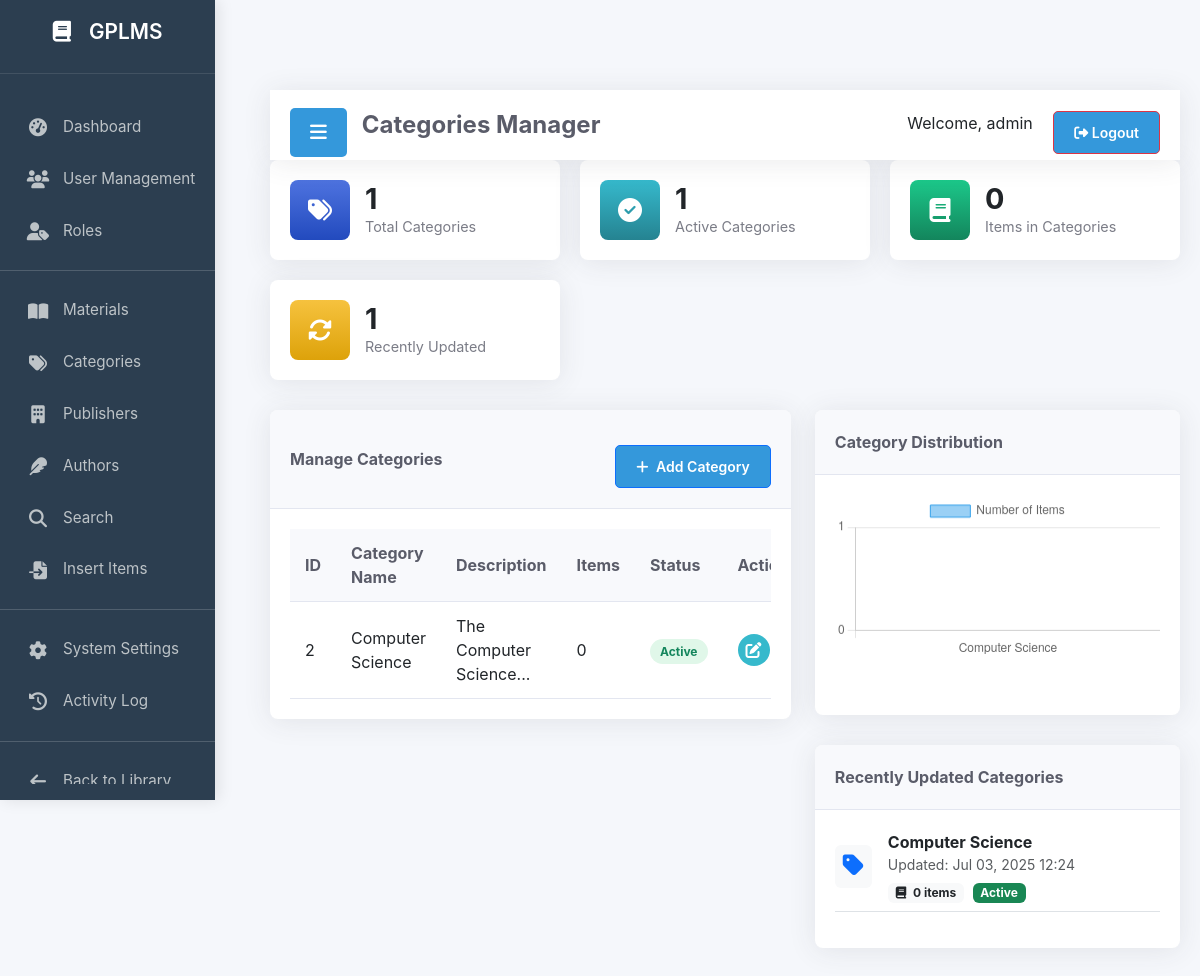
The app's page /src/main/categories-manager.php (signed in) with its own data.
### tables this page shows
CREATE TABLE `categories` (
  `category_id` int NOT NULL AUTO_INCREMENT,
  `name` varchar(255) NOT NULL,
  `description` text,
  `status` enum('active','inactive') NOT NULL DEFAULT 'active',
  `last_modified` timestamp NULL DEFAULT CURRENT_TIMESTAMP ON UPDATE CURRENT_TIMESTAMP,
  PRIMARY KEY (`category_id`),
  UNIQUE KEY `name` (`name`)
);

### src/conf/translation.php (called while the page is built, shortened)
<?php
$default_language = 'EN';
$lang = $translations[$default_language] ?? $translations['EN'];
?>

### src/main/categories-manager.php (the view, shortened to what this page needs)
<?php
require_once '../conf/config.php';
require_once '../conf/translation.php';
try {
    $pdo->query("SELECT status FROM categories LIMIT 1");
} catch (PDOException $e) {
    $pdo->exec("ALTER TABLE categories
                ADD COLUMN description TEXT AFTER name,
                ADD COLUMN status ENUM('active', 'inactive') NOT NULL DEFAULT 'active',
                ADD COLUMN last_modified TIMESTAMP DEFAULT CURRENT_TIMESTAMP ON UPDATE CURRENT_TIMESTAMP");
}
$categories = $pdo->query("
    SELECT c.*, COUNT(li.item_id) AS item_count
    FROM categories c
    LEFT JOIN library_items li ON c.category_id = li.category_id
    GROUP BY c.category_id
")->fetchAll();
$edit_category = null;
$stats = [
    'total_categories' => $pdo->query("SELECT COUNT(*) FROM categories")->fetchColumn(),
    'active_categories' => $pdo->query("SELECT COUNT(*) FROM categories WHERE status = 'active'")->fetchColumn(),
    'items_in_categories' => $pdo->query("SELECT COUNT(*) FROM library_items WHERE category_id IS NOT NULL")->fetchColumn(),
    'recently_updated' => $pdo->query("SELECT COUNT(*) FROM categories WHERE last_modified >= DATE_SUB(NOW(), INTERVAL 7 DAY)")->fetchColumn()
];
$category_distribution = $pdo->query("
    SELECT c.name, COUNT(li.item_id) AS count
    FROM categories c
    LEFT JOIN library_items li ON c.category_id = li.category_id
    GROUP BY c.category_id
    ORDER BY count DESC
    LIMIT 5
")->fetchAll(PDO::FETCH_KEY_PAIR);
$recently_updated = $pdo->query("
    SELECT c.*, COUNT(li.item_id) AS item_count
    FROM categories c
    LEFT JOIN library_items li ON c.category_id = li.category_id
    WHERE c.last_modified >= DATE_SUB(NOW(), INTERVAL 7 DAY)
    GROUP BY c.category_id
    ORDER BY c.last_modified DESC
    LIMIT 5
")->fetchAll();
?>
<!DOCTYPE html>
<html lang="en">
<head>
    <link href="https://cdn.jsdelivr.net/npm/bootstrap@5.3.0/dist/css/bootstrap.min.css" rel="stylesheet">
    <link rel="stylesheet" href="https://cdnjs.cloudflare.com/ajax/libs/font-awesome/6.4.0/css/all.min.css">
    <link rel="stylesheet" href="../styles/categories-manager.css">
    <link rel="stylesheet" href="../styles/general/general-main-styles.css">
    <link rel="stylesheet" href="../styles/components/topbar.css">
    <link rel="stylesheet" href="../styles/components/sidebar1.css">
    <link rel="stylesheet" href="../styles/responsive/responsive.css">
</head>
<body>
    <?php include '../components/sidebar1.php'; ?>
    <div id="content">
        <div class="topbar">
            <button class="btn btn-primary btn-toggle" id="sidebarToggle">
                <i class="fas fa-bars"></i>
            </button>
            <h4><?= $lang['categories_manager'] ?></h4>
            <div>
                <span class="me-3"><?= $lang['welcome'] ?>, <?= $_SESSION['username'] ?></span>
                <a href="logout.php" class="btn btn-outline-danger btn-sm">
                    <i class="fas fa-sign-out-alt"></i> <?= $lang['logout'] ?>
                </a>
            </div>
        </div>
        <div class="stats-container">
            <div class="stat-card">
                <div class="stat-icon categories">
                    <i class="fas fa-tags"></i>
                </div>
                <div>
                    <div class="stat-number"><?= $stats['total_categories'] ?></div>
                    <div class="stat-label"><?= $lang['total_categories'] ?></div>
                </div>
            </div>
            <div class="stat-card">
                <div class="stat-icon active">
                    <i class="fas fa-check-circle"></i>
                </div>
                <div>
                    <div class="stat-number"><?= $stats['active_categories'] ?></div>
                    <div class="stat-label"><?= $lang['active_categories'] ?></div>
                </div>
            </div>
            <div class="stat-card">
                <div class="stat-icon items">
                    <i class="fas fa-book"></i>
                </div>
                <div>
                    <div class="stat-number"><?= $stats['items_in_categories'] ?></div>
                    <div class="stat-label"><?= $lang['items_in_categories'] ?></div>
                </div>
            </div>
            <div class="stat-card">
                <div class="stat-icon updated">
                    <i class="fas fa-sync-alt"></i>
                </div>
                <div>
                    <div class="stat-number"><?= $stats['recently_updated'] ?></div>
                    <div class="stat-label"><?= $lang['recently_updated'] ?></div>
                </div>
            </div>
        </div>
        <div class="row">
            <div class="col-md-7">
                <div class="admin-card">
                    <div class="card-header">
                        <span><?= $lang['manage_categories'] ?></span>
                        <button class="btn btn-primary btn-sm" data-bs-toggle="modal" data-bs-target="#categoryModal">
                            <i class="fas fa-plus me-1"></i> <?= $lang['add_category'] ?>
                        </button>
                    </div>
                    <div class="card-body">
                        <div class="table-responsive">
                            <table class="admin-table">
                                <thead>
                                    <tr>
                                        <th><?= $lang['id'] ?></th>
                                        <th><?= $lang['category_name'] ?></th>
                                        <th><?= $lang['description'] ?></th>
                                        <th><?= $lang['items'] ?></th>
                                        <th><?= $lang['status'] ?></th>
                                        <th><?= $lang['actions'] ?></th>
                                    </tr>
                                </thead>
                                <tbody>
                                    <?php foreach ($categories as $category): ?>
                                        <tr>
                                            <td><?= $category['category_id'] ?></td>
                                            <td><?= $category['name'] ?></td>
                                            <td><?= $category['description'] ? substr($category['description'], 0, 30) . '...' : $lang['na'] ?></td>
                                            <td><?= $category['item_count'] ?></td>
                                            <td>
                                                <span class="status-badge <?= $category['status'] === 'active' ? 'status-active' : 'status-inactive' ?>">
                                                    <?= ucfirst($category['status']) ?>
                                                </span>
                                            </td>
                                            <td>
                                                <div class="action-btns">
                                                    <a href="?edit_category=<?= $category['category_id'] ?>" class="action-btn btn-edit" title="<?= $lang['edit'] ?>">
                                                        <i class="fas fa-edit"></i>
                                                    </a>
                                                </div>
                                            </td>
                                        </tr>
                                    <?php endforeach; ?>
                                </tbody>
                            </table>
                        </div>
                    </div>
                </div>
            </div>
            <div class="col-md-5">
                <div class="admin-card">
                    <div class="card-header">
                        <span><?= $lang['category_distribution'] ?></span>
                    </div>
                    <div class="card-body">
                        <div class="chart-container">
                            <canvas id="categoryChart"></canvas>
                        </div>
                    </div>
                </div>
                <div class="admin-card mt-4">
                    <div class="card-header">
                        <span><?= $lang['recently_updated_categories'] ?></span>
                    </div>
                    <div class="card-body">
                        <div class="activity-list">
                            <?php if (!empty($recently_updated)): ?>
                                <?php foreach ($recently_updated as $category): ?>
                                    <div class="d-flex align-items-center mb-3 pb-2 border-bottom">
                                        <div class="bg-light rounded p-2 me-3">
                                            <i class="fas fa-tag text-primary fs-4"></i>
                                        </div>
                                        <div>
                                            <div class="fw-bold"><?= $category['name'] ?></div>
                                            <div class="text-muted small">
                                                <?= $lang['updated'] ?>: <?= date('M d, Y H:i', strtotime($category['last_modified'])) ?>
                                            </div>
                                            <div class="mt-1">
                                                <span class="badge bg-light text-dark">
                                                    <i class="fas fa-book me-1"></i> <?= $category['item_count'] ?> <?= $lang['items_plural'] ?>
                                                </span>
                                                <span class="badge <?= $category['status'] === 'active' ? 'bg-success' : 'bg-danger' ?> ms-1">
                                                    <?= ucfirst($category['status']) ?>
                                                </span>
                                            </div>
                                        </div>
                                    </div>
                                <?php endforeach; ?>
                            <?php endif; ?>
                        </div>
                    </div>
                </div>
            </div>
        </div>
    </div>
    <script>
    document.addEventListener('DOMContentLoaded', function() {
        // Handle modal show events
        const categoryModal = new bootstrap.Modal(document.getElementById('categoryModal'));
        // Show modal when edit button is clicked
        <?php if (isset($edit_category)): ?>
            categoryModal.show();
        <?php endif; ?>
        // Reset modal when closed
        document.getElementById('categoryModal').addEventListener('hidden.bs.modal', function () {
            window.location.href = 'categories-manager.php';
        });
        // Initialize charts
        const categoryCtx = document.getElementById('categoryChart').getContext('2d');
        const categoryChart = new Chart(categoryCtx, {
            type: 'bar',
            data: {
                labels: <?= json_encode(array_keys($category_distribution)) ?>,
                datasets: [{
                    label: '<?= $lang['number_of_items'] ?>',
                    data: <?= json_encode(array_values($category_distribution)) ?>,
                    backgroundColor: 'rgba(54, 162, 235, 0.5)',
                    borderColor: 'rgba(54, 162, 235, 1)',
                    borderWidth: 1
                }]
            },
            options: {
                responsive: true,
                scales: {
                    y: {
                        beginAtZero: true,
                        ticks: {
                            precision: 0
                        }
                    }
                }
            }
        });
    });
    </script>
</body>
</html>

### src/styles/categories-manager.css (style rules this page uses)
#content { margin-left: 250px; padding: 20px; min-height: calc(100vh - 70px); padding-top: 90px; }
.stats-container { display: grid; grid-template-columns: repeat(auto-fit, minmax(240px, 1fr)); gap: 20px; margin-bottom: 30px; }
.stat-card { background: #fff; border-radius: 8px; box-shadow: 0 0.15rem 1.75rem 0 rgba(58, 59, 69, 0.1); padding: 20px; display: flex; align-items: center; transition: transform 0.3s; }
.stat-icon { width: 60px; height: 60px; border-radius: 8px; display: flex; align-items: center; justify-content: center; margin-right: 15px; font-size: 1.5rem; color: #fff; }
.stat-icon.categories { background: linear-gradient(180deg, var(--primary-color) 0%, #224abe 100%); }
.stat-icon.items { background: linear-gradient(180deg, var(--success-color) 0%, #13855c 100%); }
.stat-icon.active { background: linear-gradient(180deg, var(--info-color) 0%, #258391 100%); }
.stat-icon.updated { background: linear-gradient(180deg, var(--warning-color) 0%, #dda20a 100%); }
.stat-number { font-size: 1.8rem; font-weight: 700; line-height: 1.2; }
.stat-label { font-size: 0.9rem; color: var(--dark-text); opacity: 0.8; }
.admin-card { background: #fff; border-radius: 8px; box-shadow: 0 0.15rem 1.75rem 0 rgba(58, 59, 69, 0.1); margin-bottom: 30px; overflow: hidden; }
.card-header { padding: 20px; background: #f8f9fc; border-bottom: 1px solid #e3e6f0; display: flex; justify-content: space-between; align-items: center; }
.card-header span { font-weight: 700; color: var(--dark-text); }
.card-body { padding: 20px; }
.admin-table { width: 100%; border-collapse: separate; border-spacing: 0; }
.admin-table th { background-color: #f8f9fc; color: var(--dark-text); font-weight: 700; padding: 12px 15px; border-bottom: 1px solid #e3e6f0; text-align: left; }
.admin-table td { padding: 12px 15px; border-bottom: 1px solid #e3e6f0; vertical-align: middle; }
.status-badge { padding: 5px 10px; border-radius: 20px; font-size: 0.75rem; font-weight: 700; }
.status-active { background: #e0f7e9; color: #13855c; }
.action-btns { display: flex; gap: 8px; }
.action-btn { width: 32px; height: 32px; border-radius: 50%; display: flex; align-items: center; justify-content: center; color: #fff; text-decoration: none; transition: all 0.3s; }
.btn-edit { background: var(--info-color); }
.chart-container { position: relative; height: 200px; width: 100%; }

### src/styles/general/general-main-styles.css (style rules this page uses)
:root { --primary-color: #4e73df; --success-color: #1cc88a; --info-color: #36b9cc; --warning-color: #f6c23e; --danger-color: #e74a3b; --light-bg: #f8f9fc; --dark-text: #5a5c69; }
body { background-color: #f5f7fb; font-family: 'Nunito', -apple-system, BlinkMacSystemFont, 'Segoe UI', Roboto, 'Helvetica Neue', Arial, sans-serif; margin: 0; padding: 0; min-height: 100vh; }

### src/styles/components/topbar.css (style rules this page uses)
.topbar { height: 70px; background: #fff; box-shadow: 0 0.15rem 1.75rem 0 rgba(58, 59, 69, 0.1); padding: 0 20px; display: flex; align-items: center; justify-content: space-between; position: sticky; top: 0; z-index: 999; }
.btn-toggle { background: transparent; border: none; color: var(--dark-text); font-size: 1.2rem; margin-right: 15px; }
.topbar h4 { margin: 0; font-weight: 700; color: var(--dark-text); flex-grow: 1; }

### src/styles/components/sidebar1.css (style rules this page uses)
.btn { display: inline-block; background: #3498db; color: white; padding: 10px 20px; border-radius: 5px; text-decoration: none; font-weight: 600; margin-top: 15px; transition: background 0.3s; }

### records on screen
categories: category_id "2", name "Computer Science", description "The Computer Science", item_count "0", status "Active", updated "Updated", last_modified "Jul 03, 2025 12:24", items_plural "items"

### other values on screen
$library_name "GPLMS"
$lang['dashboard'] "Dashboard"
$lang['user_management'] "User Management"
$lang['roles'] "Roles"
$lang['materials'] "Materials"
$lang['categories'] "Categories"
$lang['publishers'] "Publishers"
$lang['authors'] "Authors"
$lang['search'] "Search"
$lang['insert'] "Insert Items"
$lang['system_settings'] "System Settings"
$lang['activity_log'] "Activity Log"
$lang['categories_manager'] "Categories Manager"
$lang['welcome'] "Welcome"
$_SESSION['username'] "admin"
